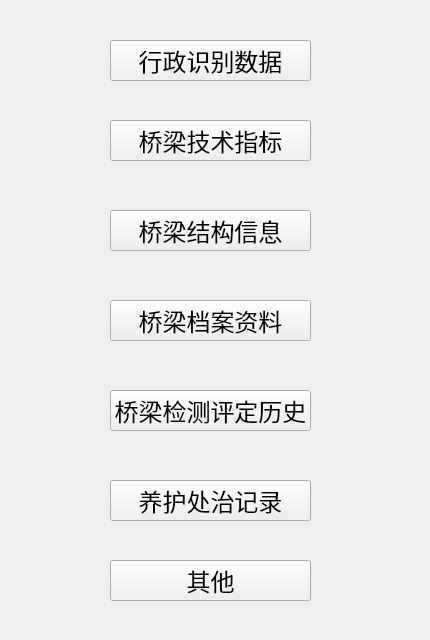
<?xml version="1.0" encoding="UTF-8"?>
<ui version="4.0">
 <class>BridgeProfileWidgetClass</class>
 <widget class="QWidget" name="BridgeProfileWidgetClass">
  <property name="geometry">
   <rect>
    <x>0</x>
    <y>0</y>
    <width>430</width>
    <height>640</height>
   </rect>
  </property>
  <property name="minimumSize">
   <size>
    <width>430</width>
    <height>640</height>
   </size>
  </property>
  <property name="maximumSize">
   <size>
    <width>430</width>
    <height>640</height>
   </size>
  </property>
  <property name="windowTitle">
   <string>BridgeProfileWidget</string>
  </property>
  <widget class="QPushButton" name="ADMIDBtn">
   <property name="geometry">
    <rect>
     <x>110</x>
     <y>40</y>
     <width>201</width>
     <height>41</height>
    </rect>
   </property>
   <property name="font">
    <font>
     <family>等线</family>
     <pointsize>18</pointsize>
    </font>
   </property>
   <property name="text">
    <string>行政识别数据</string>
   </property>
  </widget>
  <widget class="QPushButton" name="BTIBtn">
   <property name="geometry">
    <rect>
     <x>110</x>
     <y>120</y>
     <width>201</width>
     <height>41</height>
    </rect>
   </property>
   <property name="font">
    <font>
     <family>等线</family>
     <pointsize>18</pointsize>
    </font>
   </property>
   <property name="text">
    <string>桥梁技术指标</string>
   </property>
  </widget>
  <widget class="QPushButton" name="BSInfoBtn">
   <property name="geometry">
    <rect>
     <x>110</x>
     <y>210</y>
     <width>201</width>
     <height>41</height>
    </rect>
   </property>
   <property name="font">
    <font>
     <family>等线</family>
     <pointsize>18</pointsize>
    </font>
   </property>
   <property name="text">
    <string>桥梁结构信息</string>
   </property>
  </widget>
  <widget class="QPushButton" name="BRDBtn">
   <property name="geometry">
    <rect>
     <x>110</x>
     <y>300</y>
     <width>201</width>
     <height>41</height>
    </rect>
   </property>
   <property name="font">
    <font>
     <family>等线</family>
     <pointsize>18</pointsize>
    </font>
   </property>
   <property name="text">
    <string>桥梁档案资料</string>
   </property>
  </widget>
  <widget class="QPushButton" name="BMAHBtn">
   <property name="geometry">
    <rect>
     <x>110</x>
     <y>390</y>
     <width>201</width>
     <height>41</height>
    </rect>
   </property>
   <property name="font">
    <font>
     <family>等线</family>
     <pointsize>18</pointsize>
    </font>
   </property>
   <property name="text">
    <string>桥梁检测评定历史</string>
   </property>
  </widget>
  <widget class="QPushButton" name="MDRBtn">
   <property name="geometry">
    <rect>
     <x>110</x>
     <y>480</y>
     <width>201</width>
     <height>41</height>
    </rect>
   </property>
   <property name="font">
    <font>
     <family>等线</family>
     <pointsize>18</pointsize>
    </font>
   </property>
   <property name="text">
    <string>养护处治记录</string>
   </property>
  </widget>
  <widget class="QPushButton" name="OtherBtn">
   <property name="geometry">
    <rect>
     <x>110</x>
     <y>560</y>
     <width>201</width>
     <height>41</height>
    </rect>
   </property>
   <property name="font">
    <font>
     <family>等线</family>
     <pointsize>18</pointsize>
    </font>
   </property>
   <property name="text">
    <string>其他</string>
   </property>
  </widget>
 </widget>
 <layoutdefault spacing="6" margin="11"/>
 <resources/>
 <connections/>
</ui>
